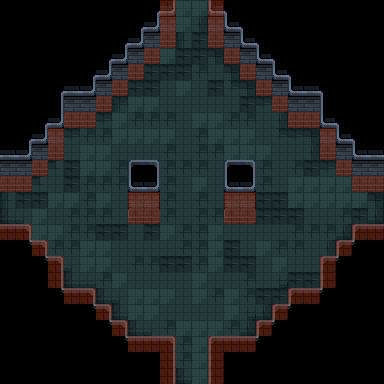

The image is a tile-based game level rendered from a .tmx file. Its description and source (layers, tilesets, objects; grid data summarised) follow:
An orthogonal 24x24 tile map with 16x16 px tiles, 4 tile layers (floor, details, above-details, collision) and 15 objects (6x EnemySpawnPoint, 4x EnemySpawnTrigger, 4x Gate, CombatArea).

<map version="1.10" tiledversion="1.10.2" orientation="orthogonal" renderorder="right-down" width="24" height="24" tilewidth="16" tileheight="16" infinite="0" nextlayerid="10" nextobjectid="50">
 <tileset firstgid="1" source="../../Tilesets/dungeon_prison_tileset.tsx" />
 <layer id="1" name="floor" width="24" height="24">
  <data>[576 cells, 292 non-empty, 16 distinct tile ids]</data>
 </layer>
 <layer id="3" name="details" width="24" height="24">
  <data>[576 cells, 126 non-empty, 18 distinct tile ids]</data>
 </layer>
 <layer id="9" name="above-details" width="24" height="24">
  <data>[576 cells, 18 non-empty, 7 distinct tile ids]</data>
 </layer>
 <layer id="4" name="collision" width="24" height="24" opacity="0.5">
  <data>[576 cells, 64 non-empty, 1 distinct tile ids]</data>
 </layer>
 <objectgroup id="8" name="entities">
  <object id="25" type="EnemySpawnTrigger" x="176" y="320" width="32" height="16">
   <properties>
    <property name="TriggerType" propertytype="triggerType" value="EnemySpawn" />
   </properties>
  </object>
  <object id="26" type="EnemySpawnTrigger" x="32" y="192" width="16" height="32">
   <properties>
    <property name="TriggerType" propertytype="triggerType" value="EnemySpawn" />
   </properties>
  </object>
  <object id="27" type="EnemySpawnTrigger" x="176" y="48" width="32" height="16">
   <properties>
    <property name="TriggerType" propertytype="triggerType" value="EnemySpawn" />
   </properties>
  </object>
  <object id="28" type="EnemySpawnTrigger" x="336" y="192" width="16" height="32">
   <properties>
    <property name="TriggerType" propertytype="triggerType" value="EnemySpawn" />
   </properties>
  </object>
  <object id="29" type="EnemySpawnPoint" x="112" y="160">
   <point />
  </object>
  <object id="30" type="EnemySpawnPoint" x="288" y="160">
   <point />
  </object>
  <object id="31" type="EnemySpawnPoint" x="112" y="272">
   <point />
  </object>
  <object id="32" type="EnemySpawnPoint" x="288" y="272">
   <point />
  </object>
  <object id="33" type="EnemySpawnPoint" x="192" y="128">
   <point />
  </object>
  <object id="35" type="EnemySpawnPoint" x="192" y="272">
   <point />
  </object>
  <object id="45" type="Gate" x="16" y="160" width="16" height="64">
   <properties>
    <property name="Flip" value="false" />
    <property name="Orientation" value="horizontal" />
   </properties>
  </object>
  <object id="46" type="Gate" x="352" y="160" width="16" height="64">
   <properties>
    <property name="Flip" value="true" />
    <property name="Orientation" value="horizontal" />
   </properties>
  </object>
  <object id="47" type="Gate" x="176" y="0" width="32" height="48">
   <properties>
    <property name="Orientation" value="vertical" />
   </properties>
  </object>
  <object id="48" type="Gate" x="176" y="336" width="32" height="48">
   <properties>
    <property name="Orientation" value="vertical" />
   </properties>
  </object>
  <object id="49" type="CombatArea" x="160" y="48">
   <polygon points="0,0 64,0 64,16 80,16 80,32 96,32 96,48 112,48 112,64 128,64 128,80 160,80 160,112 176,112 176,128 192,128 192,192 176,192 176,208 160,208 160,240 128,240 128,256 112,256 112,272 96,272 96,288 -32,288 -32,272 -48,272 -48,256 -64,256 -64,240 -96,240 -96,208 -112,208 -112,192 -128,192 -128,128 -112,128 -112,112 -96,112 -96,80 -64,80 -64,64 -48,64 -48,48 -32,48 -32,32 -16,32 -16,16 0,16" />
  </object>
 </objectgroup>
</map>
